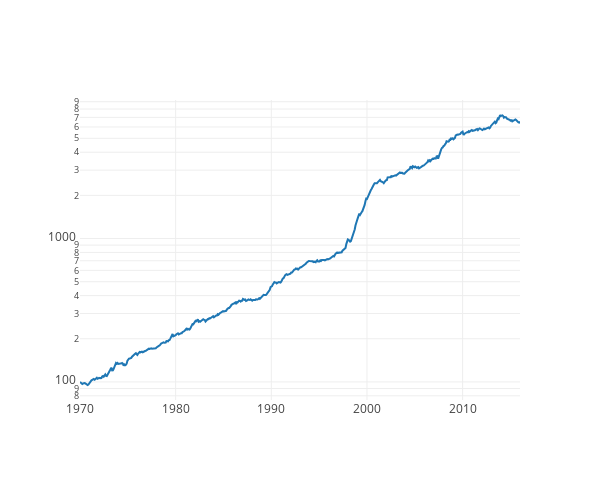

Notebook cell for this chart:
### Code cell
perf_post_LASSO = backtestmodel.cumulative_return
mychart([perf_post_LASSO],["Post-LASSO (115 vars)"])

### Figure 1 — Plotly figure (JSON) as saved in the notebook; plotly's stock layout.template omitted (floating-point values rounded to 4 significant figures; data arrays with more than 128 entries replaced by an {"elided": "..."} marker saying what was removed)
{"data": [{"mode": "line", "name": "Post-LASSO (115 vars)", "type": "scatter", "x": {"elided": "576 float values"}, "y": {"elided": "576 float values"}}], "layout": {"autosize": false, "height": 480, "width": 600, "yaxis": {"autorange": true, "type": "log"}}}
